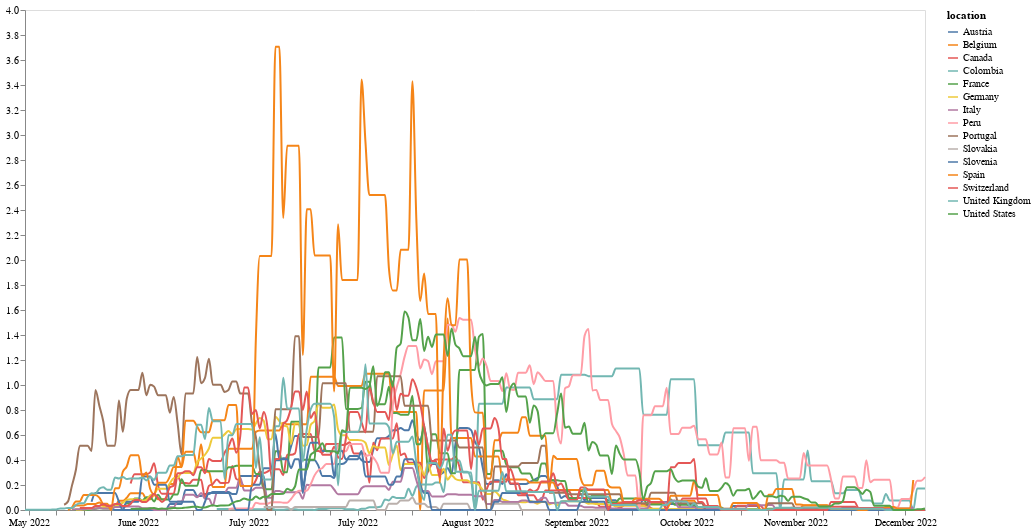

Notebook code for this chart:
### Code cell
hosp_plot =  alt.Chart(df_plot_country, width = 750).mark_line(interpolate='monotone', opacity = 1).encode(
    x=alt.X('date:T', axis=alt.Axis(title=None, grid=False, format="%B %Y")),
    y=alt.Y('new_cases_smoothed_per_million:Q',axis=alt.Axis(title = "", grid=False)),
    color = alt.Color("location:N")).properties(
    width=900,
    height=500
)
hosp_plot

### Figure 1 — Vega-Lite specification as saved in the notebook (floating-point values rounded to 4 significant figures; data arrays with more than 128 entries replaced by an {"elided": "..."} marker saying what was removed)
{"config": {"view": {"continuousWidth": 400, "continuousHeight": 300}}, "data": {"name": "data-b20cf3779bc7e4914e80222d22c0ee06"}, "mark": {"type": "line", "interpolate": "monotone", "opacity": 1}, "encoding": {"color": {"field": "location", "type": "nominal"}, "x": {"axis": {"format": "%B %Y", "grid": false, "title": null}, "field": "date", "type": "temporal"}, "y": {"axis": {"grid": false, "title": ""}, "field": "new_cases_smoothed_per_million", "type": "quantitative"}}, "height": 500, "width": 900, "$schema": "https://vega.github.io/schema/vega-lite/v4.17.0.json", "datasets": {"data-b20cf3779bc7e4914e80222d22c0ee06": {"elided": "3099 records"}}}
